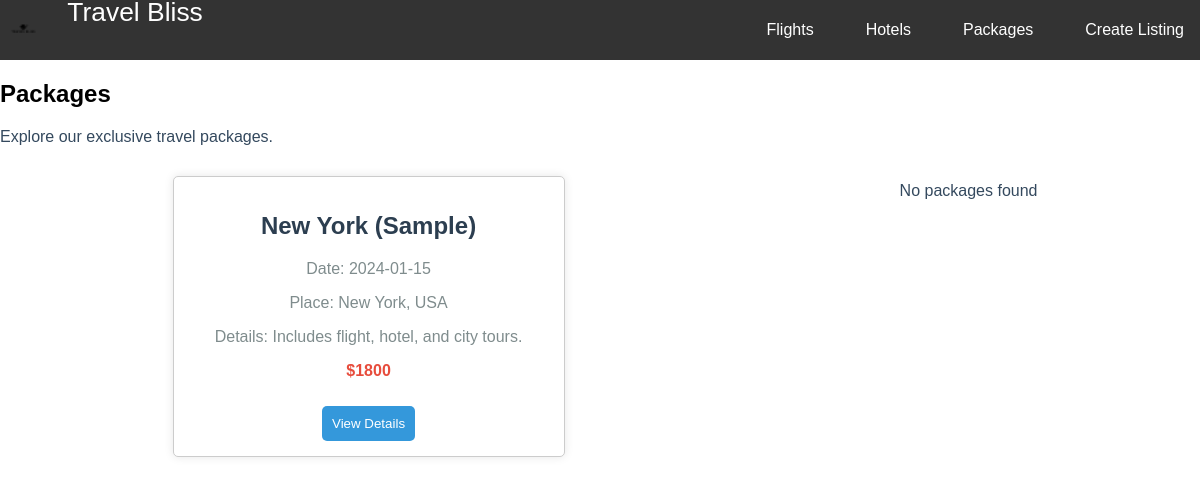
The app's page /packages.php, older data.
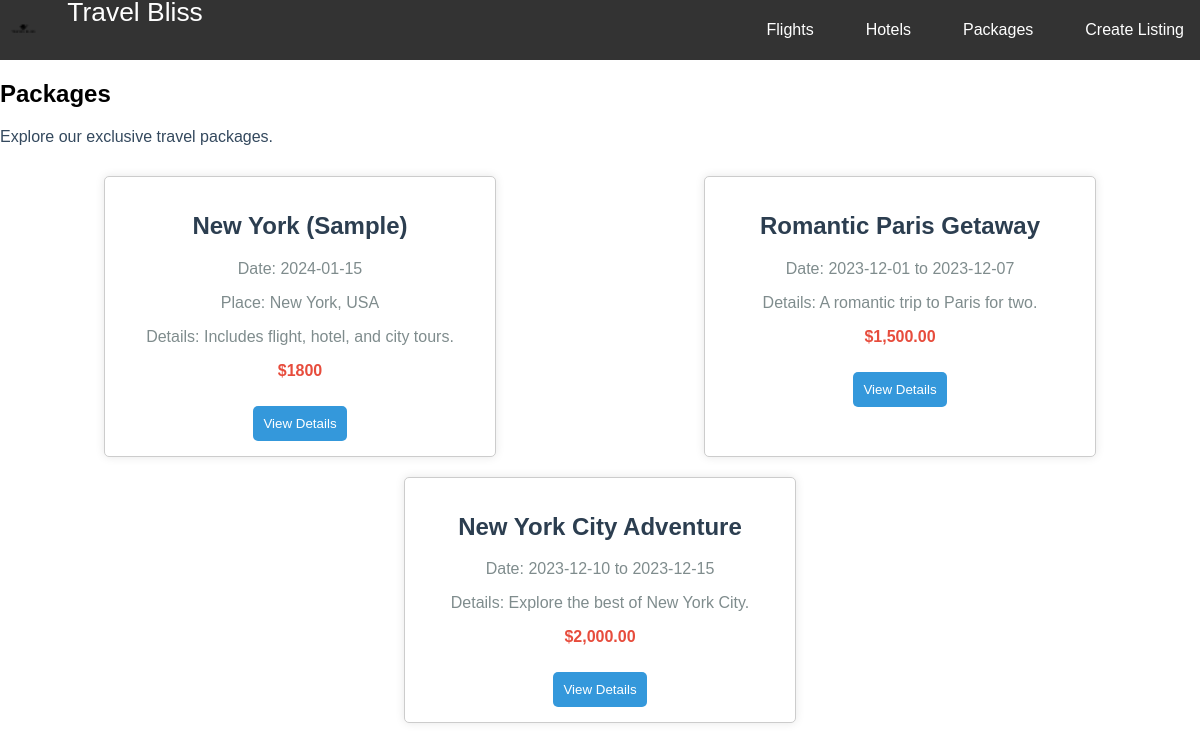
The same page, newer data.
### tables this page shows
CREATE TABLE Packages (
    PackageID INT PRIMARY KEY AUTO_INCREMENT,
    PackageName VARCHAR(100) NOT NULL,
    Description TEXT NOT NULL,
    Price DECIMAL(10, 2) NOT NULL,
    StartDate DATE NOT NULL,
    EndDate DATE NOT NULL,
    Itinerary TEXT NOT NULL,
    PackageImage VARCHAR(255) NOT NULL
);

### packages.php (the view, shortened to what this page needs)
<?php
$servername = "127.0.0.1";
$username = "root";
$password = "";
$dbname = "travel_bliss";
$conn = new mysqli($servername, $username, $password, $dbname);
$sql_packages = "SELECT * FROM Packages";
$result_packages = $conn->query($sql_packages);
?>
<!DOCTYPE html>
<html lang="en">
<head>
    <link rel="stylesheet" href="css/styles.css">
    <link rel="stylesheet" href="css/packages.css">
</head>
<header>
    <nav>
        <a href="index.php">
            <img src="images/logoo.png" alt="Travel Bliss Logo" class="logo">
            <span class="logo-text">Travel Bliss</span>
        </a>
        <ul>
            <li><a href="flights.php">Flights</a></li>
            <li><a href="hotels.php">Hotels</a></li>
            <li><a href="packages.php">Packages</a></li>
            <li><a href="creator.php" class="create-button">Create Listing</a></li>
        </ul>
    </nav>
</header>
<body>
    <section>
        <h1>Packages</h1>
        <p>Explore our exclusive travel packages.</p>
        <div class="package-container">
        <div class="package">
                <h2>New York (Sample)</h2>
                <p>Date: 2024-01-15</p>
                <p>Place: New York, USA</p>
                <p>Details: Includes flight, hotel, and city tours.</p>
                <p class="price">$1800</p>
                <button class="view-button" onclick="toggleDetails(this)">View Details</button>
            </div>
            <?php
            if ($result_packages->num_rows > 0) {
                while($row = $result_packages->fetch_assoc()) {
                    $formattedPrice = $row['Price'] > 0 ? '$' . number_format($row['Price'], 2) : 'Price Not Available';
                    echo "<div class='package'>
                            <h2>{$row['PackageName']}</h2>
                            <p>Date: {$row['StartDate']} to {$row['EndDate']}</p>
                            <p>Details: {$row['Description']}</p>
                            <p class='price'>{$formattedPrice}</p>
                            <button class='view-button' onclick='toggleDetails(this)'>View Details</button>
                            <div class='details'>
                                <p>Itinerary: {$row['Itinerary']}</p>
                                <img src='uploads/{$row['PackageImage']}' alt='Package Image'>
                            </div>
                          </div>";
                }
            } else {
                echo "<p>No packages found</p>";
            }
            ?>
        </div>
    </section>
</body>
</html>

Row changes from the older to the newer data that the page shows:
added packages: PackageName "Romantic Paris Getaway", StartDate "2023-12-01", EndDate "2023-12-07", Description "A romantic trip to Paris for two.", Price "$1,500.00"
added packages: PackageName "New York City Adventure", StartDate "2023-12-10", EndDate "2023-12-15", Description "Explore the best of New York City.", Price "$2,000.00"
Text that changed along with them:
text no longer shown: "No packages found"
